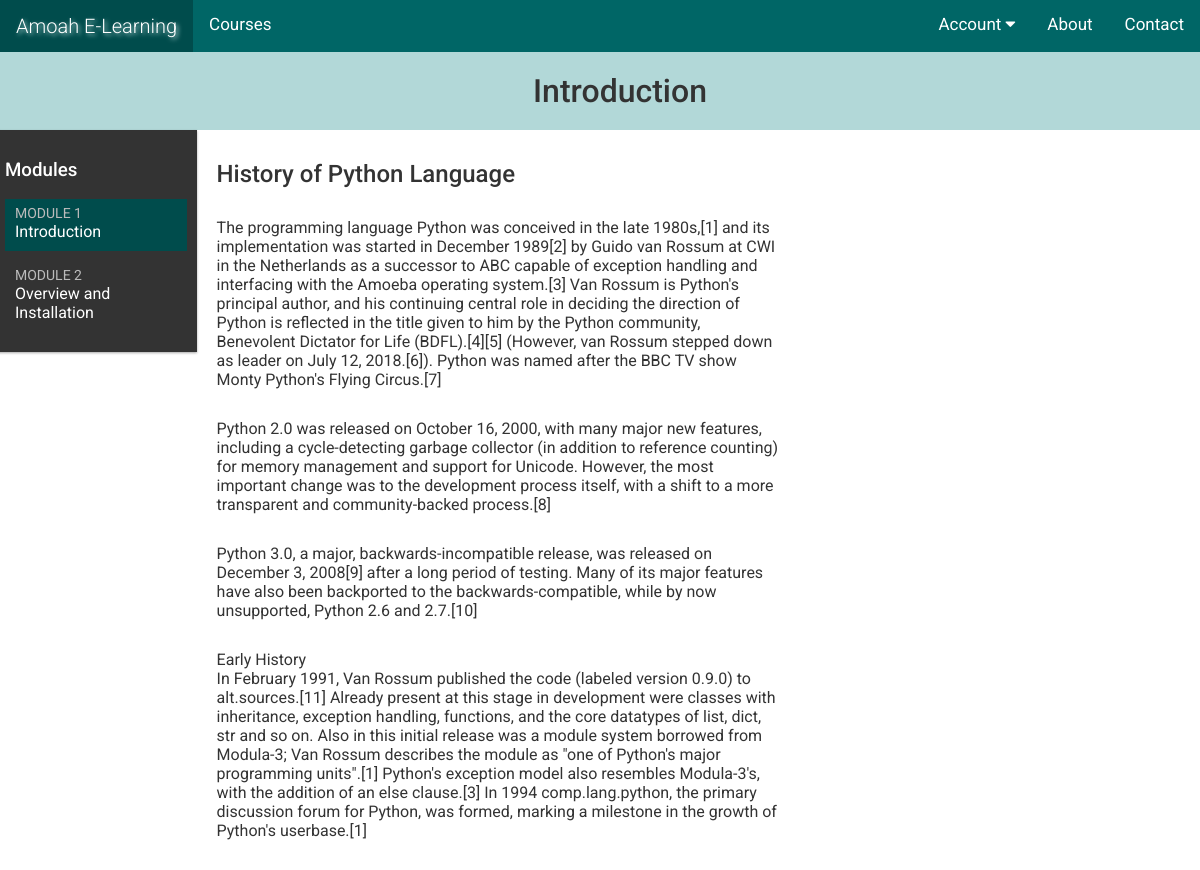
/students/course/1/ (signed in), run on the app's committed database.
### courses/models.py (models this page shows, shortened)
class Module(models.Model):
    course = models.ForeignKey(Course, related_name='modules',
                               on_delete=models.CASCADE)
    title = models.CharField(max_length=200)
    description = models.TextField(blank=True)
    order = OrderField(blank=True, for_fields=['course'])
    class Meta:
        ordering = ['order']
    def __str__(self):
        return f'{self.order}. {self.title}'

class Content(models.Model):
    module = models.ForeignKey(Module, related_name='contents',
                               on_delete=models.CASCADE)
    content_type = models.ForeignKey(ContentType, on_delete=models.CASCADE,
                                     limit_choices_to={'model__in': (
                                         'text',
                                         'video',
                                         'image',
                                         'file'
                                     )})
    object_id = models.PositiveIntegerField()
    item = GenericForeignKey('content_type', 'object_id')
    order = OrderField(blank=True, for_fields=['module'])
    class Meta:
        ordering = ['order']

class ItemBase(models.Model):
    owner = models.ForeignKey(User, related_name='%(class)s_related',
                              on_delete=models.CASCADE)
    title = models.CharField(max_length=250)
    created = models.DateTimeField(auto_now_add=True)
    updated = models.DateTimeField(auto_now=True)
    class Meta:
        abstract = True
    def render(self):
        return render_to_string(
            f'courses/content/{self._meta.model_name}.html',
            {'item': self}
        )

class Text(ItemBase):
    content = models.TextField()

### students/views.py (the view)
# urls.py: path('course/<pk>/', cache_page(60 * 15)(StudentCourseDetailView.as_view()),
class StudentCourseDetailView(DetailView):
    model = Course
    template_name = 'students/course/detail.html'
    def get_queryset(self):
        qs = super().get_queryset()
        return qs.filter(students__in=[self.request.user])
    def get_context_data(self, **kwargs):
        context = super().get_context_data(**kwargs)
        course = self.get_object()
        if 'module_id' in self.kwargs:
            context['module'] = course.modules.get(
                id=self.kwargs['module_id'])
        else:
            context['module'] = course.modules.all()[0]
        return context

### templates/students/course/detail.html (shortened to what this page needs)
{% extends "base.html" %}
{% load cache %}
{% block content %}
    <h1>
        {{ module.title }}
    </h1>
    <div class="row">
        <div class="col-2 menu">
            <h3>Modules</h3>
            <ul id="modules">
                {% for m in object.modules.all %}
                    <li data-id="{{ m.id }}" {% if m == module %}class="selected"{% endif %}>
                        <a href="{% url "student_course_detail_module" object.id m.id %}">
            <span>
              Module <span class="order">{{ m.order|add:1 }}</span>
            </span>
                            <br>
                            {{ m.title }}
                        </a>
                    </li>
                {% empty %}
                    <li>No modules yet.</li>
                {% endfor %}
            </ul>
        </div>
        <div class="col-6 module">
            {% cache 600 module_contents module %}
                {% for content in module.contents.all %}
                    {% with item=content.item %}
                        <h2>{{ item.title }}</h2>
                        {{ item.render }}
                    {% endwith %}
                {% endfor %}
            {% endcache %}
        </div>
    </div>
{% endblock %}

### templates/courses/content/text.html
{{ item.content|linebreaks }}

### static/css/base.css (style rules this page uses)
body { margin: 0; font-family: 'Roboto', sans-serif; font-weight: 400; color: #333; }
* { box-sizing: border-box; }
a { text-decoration: none; color: #006666; }
.row::after { content: ""; clear: both; display: table; }
[class*="col-"] { float: left; padding: 15px; }
.menu { width:20%; padding:10px; float:left; background:#333; color: #fff; font-family:'Roboto', sans-serif; box-shadow: 0 1px 3px rgba(0, 0, 0, 0.12), 0 1px 2px rgba(0, 0, 0, 0.24); }
.menu ul { list-style-type: none; margin: 0; padding: 0; font-family: 'Roboto', sans-serif; }
.menu ul li { margin:0 0 10px 0; padding:4px 10px 10px; overflow:auto; cursor:move; }
.menu ul li.selected { background: #004c4c; }
.menu li a { text-decoration: none; color:#fff }
.menu ul span { text-transform:uppercase; color:#bbb; font-size:14px; }
.menu ul a { display:block; color:#fff; text-decoration:none; }
[class*="col-"] { width: 100%; }
@media only screen and (min-width: 768px) { .col-2 { width: 16.66%; } }
@media only screen and (min-width: 768px) { .col-6 { width: 50%; } }
h1, h2, h3, h4, h5, h6 { font-family: 'Roboto', sans-serif; font-weight: 500; }
h1 { background: #b2d8d8; text-align: center; width: 100%; overflow: auto; padding:20px 0 20px 40px; margin: 0; }
.module { float: left; padding: 10px 20px; }
.module p { width: 100%; float: left; margin: 10px 0 20px; }

### static/css/home.css (style rules this page uses)
* { box-sizing: border-box; }
.row { margin: 0 -5px; }
.row::after { content: ""; display: table; clear: both; }

### static/css/navbar.css (style rules this page uses)
body { margin: 0; font-family: "Roboto", sans-serif; }

### data on the page
Module: title "Introduction", order|add "1"
Module: order|add "2", title "Overview and Installation"
Content: item "History of Python Language", item.content "The programming language Python was conceived in the late 1980s,[1] and its implementation was started in December 1989[2] by Guido van Rossum at CWI in the Netherlands as a successor to ABC capable of exception handling and interfacing with the Amoeba operating system.[3] Van Rossum is Python's principal author, and his continuing central role in deciding the direction of Python is reflected in the title given to him by the Python community, Benevolent Dictator for Life (BDFL).[4][5] (However, van Rossum stepped down as leader on July 12, 2018.[6]). Python was named after the BBC TV show Monty Python's Flying Circus.[7] Python 2.0 was released on October 16, 2000, with many major new…"
